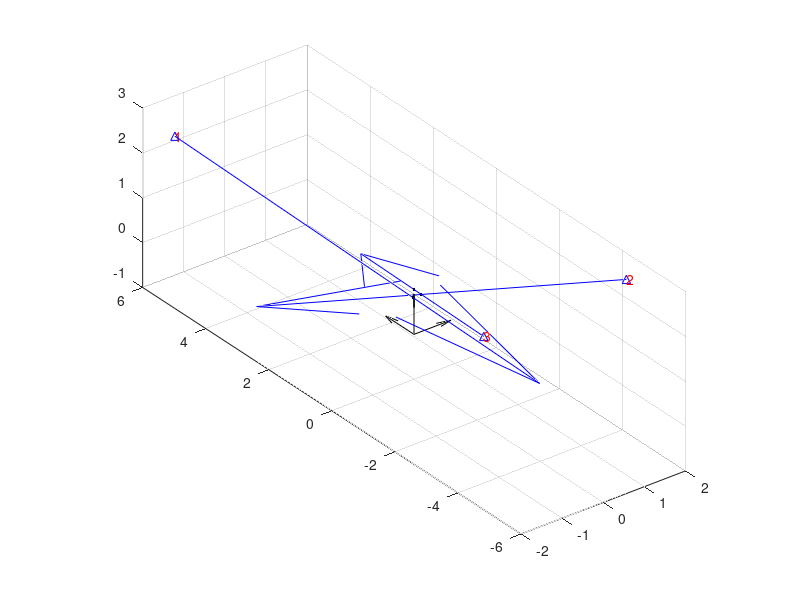

This figure's MATLAB source: (Note: this script raises an error after producing the figure.)

%% Setup

O = zeros(3, 3);

ID = eye(3, 3);
ID_x = ID(1, :);
ID_y = ID(2, :);
ID_z = ID(3, :);

quiver3(O(1, :), O(2, :), O(3, :), ID_x, ID_y, ID_z, 'k'); % plot origin
grid on
daspect([1 1 1])
hold on

SINGLE_BASESTATION = false;
% SINGLE_BASESTATION = true;

RAYS_FAR_APART = false;
RAYS_FAR_APART = true;

% Base Station positions in World Frame: (in Meters)
B_1 = [-1.789562; 5.251678; 2.641019];
B_2 = [1.734847; -4.475452; 2.665298];
B_3 = [-1.759562; -4.505452; 2.635298];

if SINGLE_BASESTATION
    B_2 = B_1; % single base station
    B_3 = B_1; % single base station
end

plot3(B_1(1), B_1(2), B_1(3), 'b^-'); % plot Base Station
text(B_1(1), B_1(2), B_1(3), '1', 'Color', 'r')

plot3(B_2(1), B_2(2), B_2(3), 'b^-'); % plot Base Station
text(B_2(1), B_2(2), B_2(3), '2', 'Color', 'r')

plot3(B_3(1), B_3(2), B_3(3), 'b^-'); % plot Base Station
text(B_3(1), B_3(2), B_3(3), '3', 'Color', 'r')

% Artibary point on a Ray in World Frame (in Meters), to generate the Ray Vector
% Rp_1 = [- 0.1; - 0.1; 1 - 0.1];
% Rp_2 = [+ 0.1; + 0.1; 1 + 0.1];

Rp_1 = [- 0.1; - 0.1; 1 - 0.1];

if RAYS_FAR_APART
    Rp_2 = Rp_1 + [0.2; 0 ; 0];
    Rp_3 = Rp_1 + [0.1; 0.1 ; 0.1];
else
    Rp_2 = Rp_1 + [0.03; 0 ; 0];
    Rp_3 = Rp_1 + [0.0075; 0.0075 ; 0.0075];
end

plot3(Rp_1(1), Rp_1(2), Rp_1(3), 'k.-'); % plot Artibary point on Ray
plot3(Rp_2(1), Rp_2(2), Rp_2(3), 'k.-'); % plot Artibary point on Ray
plot3(Rp_3(1), Rp_3(2), Rp_3(3), 'k.-'); % plot Artibary point on Ray

% Unit Vector of Ray from Base Stations
u = (Rp_1 - B_1) / norm(Rp_1 - B_1);
v = (Rp_2 - B_2) / norm(Rp_2 - B_2);
g = (Rp_3 - B_3) / norm(Rp_3 - B_3);

% Simulated End of Ray
ray_length = 10;
R_1 = ray_length * u;
R_2 = ray_length * v;
R_3 = ray_length * g;

quiver3(B_1(1), B_1(2), B_1(3), R_1(1), R_1(2), R_1(3), 'b'); % plot Rays
quiver3(B_2(1), B_2(2), B_2(3), R_2(1), R_2(2), R_2(3), 'b');
quiver3(B_3(1), B_3(2), B_3(3), R_3(1), R_3(2), R_3(3), 'b');

% distance between Base Stations
fprintf('Distance Between BS 2 & 1: %f\n', norm(B_2 - B_1));
fprintf('Distance Between BS 3 & 1: %f\n', norm(B_3 - B_1));
fprintf('Distance Between BS 3 & 2: %f\n', norm(B_2 - B_3));

%% 2 Base Stations, 1 Sensor (Find Shortest Segment between Rays)


[Sc_1, Sc_2, d_c, k, d_c_k] = shortestSegment(B_1, u, B_2, v);
fprintf('Shortest Distance Between Rays from BS 1 & 2: %f\n', d_c);
plot3(Sc_1(1), Sc_1(2), Sc_1(3), 'b.-', Sc_2(1), Sc_2(2), Sc_2(3), 'b.-'); % plot Shortest Segment points
quiver3(Sc_1(1), Sc_1(2), Sc_1(3), d_c_k(1), d_c_k(2), d_c_k(3), 'b'); % plot Shortest Segment vector

[Sc_1, Sc_2, d_c, k, d_c_k] = shortestSegment(B_1, u, B_3, g);
fprintf('Shortest Distance Between Rays from BS 1 & 3: %f\n', d_c);
plot3(Sc_1(1), Sc_1(2), Sc_1(3), 'b.-', Sc_2(1), Sc_2(2), Sc_2(3), 'b.-'); % plot Shortest Segment points
quiver3(Sc_1(1), Sc_1(2), Sc_1(3), d_c_k(1), d_c_k(2), d_c_k(3), 'b'); % plot Shortest Segment vector

[Sc_1, Sc_2, d_c, k, d_c_k] = shortestSegment(B_2, v, B_3, g);
fprintf('Shortest Distance Between Rays from BS 2 & 3: %f\n', d_c);
plot3(Sc_1(1), Sc_1(2), Sc_1(3), 'b.-', Sc_2(1), Sc_2(2), Sc_2(3), 'b.-'); % plot Shortest Segment points
quiver3(Sc_1(1), Sc_1(2), Sc_1(3), d_c_k(1), d_c_k(2), d_c_k(3), 'b'); % plot Shortest Segment vector

% since Rays from Base Stations should surely touch the Sensor at the same
% point, the distance here should be zero.
% the extra distance may signify incorrect Base Station origins or lack of
% calibration

%%  2 Base Stations on 2 different Sensors (Best Fit of Segment between Rays)
%% Calc

% re-use the points for array as Tracker sensor detections
% so the error should be zero

D_21 = Rp_2 - Rp_1;
fprintf('Assumed Distance Between Sensors at BS2 Ray & BS1 Ray: %f\n', norm(D_21));
fprintf('Sensor Vector: \n');
disp(D_21);

D_31 = Rp_3 - Rp_1;
fprintf('Assumed Distance Between Sensors at BS3 Ray & BS1 Ray: %f\n', norm(D_31));
fprintf('Sensor Vector: \n');
disp(D_31);


%% Plot Calc

step_size = 0.05;
offset = 0;
offset = -step_size/2;
increments = 40;
for i=1:increments
%     disp(i)
    increment = (i-increments/2)*step_size + offset;

    s_f = norm(Rp_1 - B_1) + increment;
    
    [t_f, Rf_1, Rf_2, d_n_k, v_error, error] = getResultAndErrors(B_1, u, B_2, v, s_f, D_21);
    
    
    fprintf('%f \t %f \t %f \t %f \t %f \t %f \t %f \n', increment, s_f, t_f, error, v_error(1), v_error(2), v_error(3));
    
    plot3(Rf_1(1), Rf_1(2), Rf_1(3), 'g.-', Rf_2(1), Rf_2(2), Rf_2(3), 'g.-');
    quiver3(Rf_1(1), Rf_1(2), Rf_1(3), d_n_k(1), d_n_k(2), d_n_k(3), 'g');

    plot3(s_f, t_f, error, 'g.-');
    
end



%% Plot End

% legend({'B_1', 'B_2', 'Rp_1', 'Rp_2', 'Sa_1', 'Sa_2'});

hold off